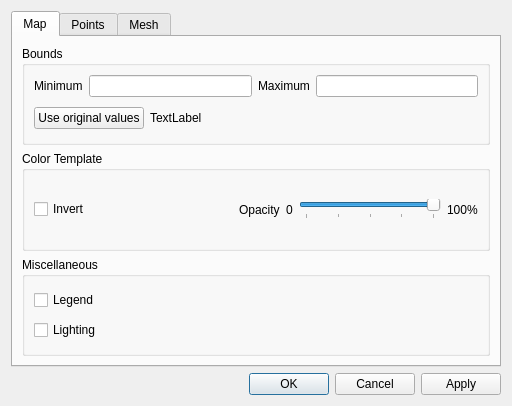
<?xml version="1.0" encoding="UTF-8"?>
<ui version="4.0">
 <class>LayerPropertiesDialog</class>
 <widget class="QDialog" name="LayerPropertiesDialog">
  <property name="geometry">
   <rect>
    <x>0</x>
    <y>0</y>
    <width>512</width>
    <height>406</height>
   </rect>
  </property>
  <property name="windowTitle">
   <string>Layer Properties</string>
  </property>
  <layout class="QVBoxLayout" name="verticalLayout">
   <item>
    <widget class="QTabWidget" name="tabWidget">
     <property name="currentIndex">
      <number>0</number>
     </property>
     <widget class="QWidget" name="mapTab">
      <attribute name="title">
       <string>Map</string>
      </attribute>
      <layout class="QVBoxLayout" name="verticalLayout_2">
       <item>
        <widget class="QGroupBox" name="groupBox">
         <property name="title">
          <string>Bounds</string>
         </property>
         <layout class="QVBoxLayout" name="verticalLayout_4">
          <item>
           <layout class="QGridLayout" name="gridLayout">
            <item row="0" column="0">
             <widget class="QLabel" name="label">
              <property name="text">
               <string>Minimum</string>
              </property>
             </widget>
            </item>
            <item row="0" column="2">
             <widget class="QLabel" name="label_2">
              <property name="text">
               <string>Maximum</string>
              </property>
             </widget>
            </item>
            <item row="0" column="1">
             <widget class="QLineEdit" name="edtMapMinimum"/>
            </item>
            <item row="0" column="3">
             <widget class="QLineEdit" name="edtMapMaximum"/>
            </item>
           </layout>
          </item>
          <item>
           <layout class="QHBoxLayout" name="horizontalLayout">
            <item>
             <widget class="QPushButton" name="btnUseMapOriginalValues">
              <property name="text">
               <string>Use original values</string>
              </property>
             </widget>
            </item>
            <item>
             <widget class="QLabel" name="lblMapOriginalValues">
              <property name="text">
               <string>TextLabel</string>
              </property>
             </widget>
            </item>
            <item>
             <spacer name="horizontalSpacer">
              <property name="orientation">
               <enum>Qt::Horizontal</enum>
              </property>
              <property name="sizeHint" stdset="0">
               <size>
                <width>40</width>
                <height>20</height>
               </size>
              </property>
             </spacer>
            </item>
           </layout>
          </item>
         </layout>
        </widget>
       </item>
       <item>
        <widget class="QGroupBox" name="colorTemplateGroupBox">
         <property name="title">
          <string>Color Template</string>
         </property>
         <layout class="QVBoxLayout" name="verticalLayout_7">
          <item>
           <layout class="QGridLayout" name="mapColorTemplateLayout"/>
          </item>
          <item>
           <layout class="QHBoxLayout" name="horizontalLayout_2">
            <item>
             <widget class="QCheckBox" name="chkMapInvertColorTemplate">
              <property name="text">
               <string>Invert</string>
              </property>
             </widget>
            </item>
            <item>
             <spacer name="horizontalSpacer_3">
              <property name="orientation">
               <enum>Qt::Horizontal</enum>
              </property>
              <property name="sizeHint" stdset="0">
               <size>
                <width>40</width>
                <height>20</height>
               </size>
              </property>
             </spacer>
            </item>
            <item>
             <widget class="QLabel" name="label_7">
              <property name="text">
               <string>Opacity</string>
              </property>
             </widget>
            </item>
            <item>
             <widget class="QLabel" name="label_9">
              <property name="text">
               <string>0</string>
              </property>
             </widget>
            </item>
            <item>
             <widget class="QSlider" name="sldMapOpacity">
              <property name="maximum">
               <number>100</number>
              </property>
              <property name="value">
               <number>100</number>
              </property>
              <property name="orientation">
               <enum>Qt::Horizontal</enum>
              </property>
              <property name="tickPosition">
               <enum>QSlider::TicksBelow</enum>
              </property>
              <property name="tickInterval">
               <number>25</number>
              </property>
             </widget>
            </item>
            <item>
             <widget class="QLabel" name="lblMapOpacity">
              <property name="text">
               <string>100%</string>
              </property>
             </widget>
            </item>
           </layout>
          </item>
         </layout>
        </widget>
       </item>
       <item>
        <widget class="QGroupBox" name="groupBox_3">
         <property name="title">
          <string>Miscellaneous</string>
         </property>
         <layout class="QVBoxLayout" name="verticalLayout_3">
          <item>
           <widget class="QCheckBox" name="chkMapLegend">
            <property name="text">
             <string>Legend</string>
            </property>
           </widget>
          </item>
          <item>
           <widget class="QCheckBox" name="chkMapLighting">
            <property name="text">
             <string>Lighting</string>
            </property>
           </widget>
          </item>
         </layout>
        </widget>
       </item>
      </layout>
     </widget>
     <widget class="QWidget" name="pointsTab">
      <attribute name="title">
       <string>Points</string>
      </attribute>
      <layout class="QVBoxLayout" name="verticalLayout_11">
       <item>
        <widget class="QGroupBox" name="groupBox_2">
         <property name="title">
          <string>Bounds</string>
         </property>
         <layout class="QVBoxLayout" name="verticalLayout_9">
          <item>
           <layout class="QGridLayout" name="gridLayout_3">
            <item row="0" column="0">
             <widget class="QLabel" name="label_13">
              <property name="text">
               <string>Minimum</string>
              </property>
             </widget>
            </item>
            <item row="0" column="2">
             <widget class="QLabel" name="label_14">
              <property name="text">
               <string>Maximum</string>
              </property>
             </widget>
            </item>
            <item row="0" column="1">
             <widget class="QLineEdit" name="edtPointsMinimum"/>
            </item>
            <item row="0" column="3">
             <widget class="QLineEdit" name="edtPointsMaximum"/>
            </item>
           </layout>
          </item>
          <item>
           <layout class="QHBoxLayout" name="horizontalLayout_5">
            <item>
             <widget class="QPushButton" name="btnUsePointsOriginalValues">
              <property name="text">
               <string>Use original values</string>
              </property>
             </widget>
            </item>
            <item>
             <widget class="QLabel" name="lblPointsOriginalValues">
              <property name="text">
               <string>TextLabel</string>
              </property>
             </widget>
            </item>
            <item>
             <spacer name="horizontalSpacer_5">
              <property name="orientation">
               <enum>Qt::Horizontal</enum>
              </property>
              <property name="sizeHint" stdset="0">
               <size>
                <width>40</width>
                <height>20</height>
               </size>
              </property>
             </spacer>
            </item>
           </layout>
          </item>
         </layout>
        </widget>
       </item>
       <item>
        <widget class="QGroupBox" name="colorTemplateGroupBox_2">
         <property name="title">
          <string>Color Template</string>
         </property>
         <layout class="QVBoxLayout" name="verticalLayout_8">
          <item>
           <layout class="QGridLayout" name="pointsColorTemplateLayout"/>
          </item>
          <item>
           <layout class="QHBoxLayout" name="horizontalLayout_4">
            <item>
             <widget class="QCheckBox" name="chkPointsInvertColorTemplate">
              <property name="text">
               <string>Invert</string>
              </property>
             </widget>
            </item>
            <item>
             <spacer name="horizontalSpacer_6">
              <property name="orientation">
               <enum>Qt::Horizontal</enum>
              </property>
              <property name="sizeHint" stdset="0">
               <size>
                <width>40</width>
                <height>20</height>
               </size>
              </property>
             </spacer>
            </item>
            <item>
             <widget class="QLabel" name="label_12">
              <property name="text">
               <string>Opacity</string>
              </property>
             </widget>
            </item>
            <item>
             <widget class="QLabel" name="label_15">
              <property name="text">
               <string>0</string>
              </property>
             </widget>
            </item>
            <item>
             <widget class="QSlider" name="sldPointsOpacity">
              <property name="maximum">
               <number>100</number>
              </property>
              <property name="value">
               <number>100</number>
              </property>
              <property name="orientation">
               <enum>Qt::Horizontal</enum>
              </property>
              <property name="tickPosition">
               <enum>QSlider::TicksBelow</enum>
              </property>
              <property name="tickInterval">
               <number>25</number>
              </property>
             </widget>
            </item>
            <item>
             <widget class="QLabel" name="lblPointsOpacity">
              <property name="text">
               <string>100%</string>
              </property>
             </widget>
            </item>
           </layout>
          </item>
         </layout>
        </widget>
       </item>
       <item>
        <widget class="QGroupBox" name="groupBox_5">
         <property name="title">
          <string>Miscellaneous</string>
         </property>
         <layout class="QVBoxLayout" name="verticalLayout_10">
          <item>
           <layout class="QHBoxLayout" name="horizontalLayout_7">
            <item>
             <widget class="QLabel" name="label_8">
              <property name="text">
               <string>Point Size</string>
              </property>
             </widget>
            </item>
            <item>
             <widget class="QSpinBox" name="spbPointsSize">
              <property name="minimum">
               <number>1</number>
              </property>
              <property name="maximum">
               <number>5</number>
              </property>
             </widget>
            </item>
            <item>
             <spacer name="horizontalSpacer_4">
              <property name="orientation">
               <enum>Qt::Horizontal</enum>
              </property>
              <property name="sizeHint" stdset="0">
               <size>
                <width>40</width>
                <height>20</height>
               </size>
              </property>
             </spacer>
            </item>
           </layout>
          </item>
          <item>
           <widget class="QCheckBox" name="chkPointsLegend">
            <property name="text">
             <string>Legend</string>
            </property>
           </widget>
          </item>
         </layout>
        </widget>
       </item>
      </layout>
     </widget>
     <widget class="QWidget" name="meshTab">
      <attribute name="title">
       <string>Mesh</string>
      </attribute>
      <layout class="QVBoxLayout" name="verticalLayout_5">
       <item>
        <widget class="QGroupBox" name="groupBox_4">
         <property name="title">
          <string>Line</string>
         </property>
         <layout class="QGridLayout" name="gridLayout_2" columnstretch="1,5,0">
          <item row="0" column="0">
           <widget class="QLabel" name="label_3">
            <property name="text">
             <string>Color</string>
            </property>
           </widget>
          </item>
          <item row="1" column="2">
           <spacer name="horizontalSpacer_2">
            <property name="orientation">
             <enum>Qt::Horizontal</enum>
            </property>
            <property name="sizeType">
             <enum>QSizePolicy::Fixed</enum>
            </property>
            <property name="sizeHint" stdset="0">
             <size>
              <width>150</width>
              <height>20</height>
             </size>
            </property>
           </spacer>
          </item>
          <item row="0" column="1">
           <widget class="QToolButton" name="btnLineColor">
            <property name="text">
             <string/>
            </property>
           </widget>
          </item>
          <item row="2" column="0">
           <widget class="QLabel" name="label_5">
            <property name="text">
             <string>Width</string>
            </property>
           </widget>
          </item>
          <item row="1" column="0">
           <widget class="QLabel" name="label_4">
            <property name="sizePolicy">
             <sizepolicy hsizetype="Minimum" vsizetype="Preferred">
              <horstretch>0</horstretch>
              <verstretch>0</verstretch>
             </sizepolicy>
            </property>
            <property name="text">
             <string>Style</string>
            </property>
           </widget>
          </item>
          <item row="2" column="1">
           <layout class="QHBoxLayout" name="horizontalLayout_3">
            <item>
             <widget class="QSpinBox" name="sbxLineWidth">
              <property name="alignment">
               <set>Qt::AlignRight|Qt::AlignTrailing|Qt::AlignVCenter</set>
              </property>
              <property name="minimum">
               <number>1</number>
              </property>
              <property name="maximum">
               <number>5</number>
              </property>
             </widget>
            </item>
            <item>
             <widget class="QLabel" name="label_6">
              <property name="text">
               <string>px</string>
              </property>
             </widget>
            </item>
           </layout>
          </item>
          <item row="3" column="0">
           <widget class="QLabel" name="label_10">
            <property name="text">
             <string>Opacity</string>
            </property>
           </widget>
          </item>
          <item row="3" column="1">
           <layout class="QHBoxLayout" name="horizontalLayout_6">
            <item>
             <widget class="QLabel" name="label_11">
              <property name="text">
               <string>0</string>
              </property>
             </widget>
            </item>
            <item>
             <widget class="QSlider" name="sldMeshOpacity">
              <property name="maximum">
               <number>100</number>
              </property>
              <property name="value">
               <number>100</number>
              </property>
              <property name="orientation">
               <enum>Qt::Horizontal</enum>
              </property>
              <property name="tickPosition">
               <enum>QSlider::TicksBelow</enum>
              </property>
              <property name="tickInterval">
               <number>25</number>
              </property>
             </widget>
            </item>
            <item>
             <widget class="QLabel" name="lblMeshOpacity">
              <property name="text">
               <string>100%</string>
              </property>
             </widget>
            </item>
           </layout>
          </item>
          <item row="1" column="1">
           <widget class="QComboBox" name="cbxLineStyle">
            <property name="sizePolicy">
             <sizepolicy hsizetype="Expanding" vsizetype="Fixed">
              <horstretch>0</horstretch>
              <verstretch>0</verstretch>
             </sizepolicy>
            </property>
           </widget>
          </item>
         </layout>
        </widget>
       </item>
       <item>
        <spacer name="verticalSpacer">
         <property name="orientation">
          <enum>Qt::Vertical</enum>
         </property>
         <property name="sizeHint" stdset="0">
          <size>
           <width>20</width>
           <height>40</height>
          </size>
         </property>
        </spacer>
       </item>
      </layout>
     </widget>
    </widget>
   </item>
   <item>
    <widget class="QDialogButtonBox" name="buttonBox">
     <property name="orientation">
      <enum>Qt::Horizontal</enum>
     </property>
     <property name="standardButtons">
      <set>QDialogButtonBox::Apply|QDialogButtonBox::Cancel|QDialogButtonBox::Ok</set>
     </property>
    </widget>
   </item>
  </layout>
 </widget>
 <resources/>
 <connections/>
</ui>
